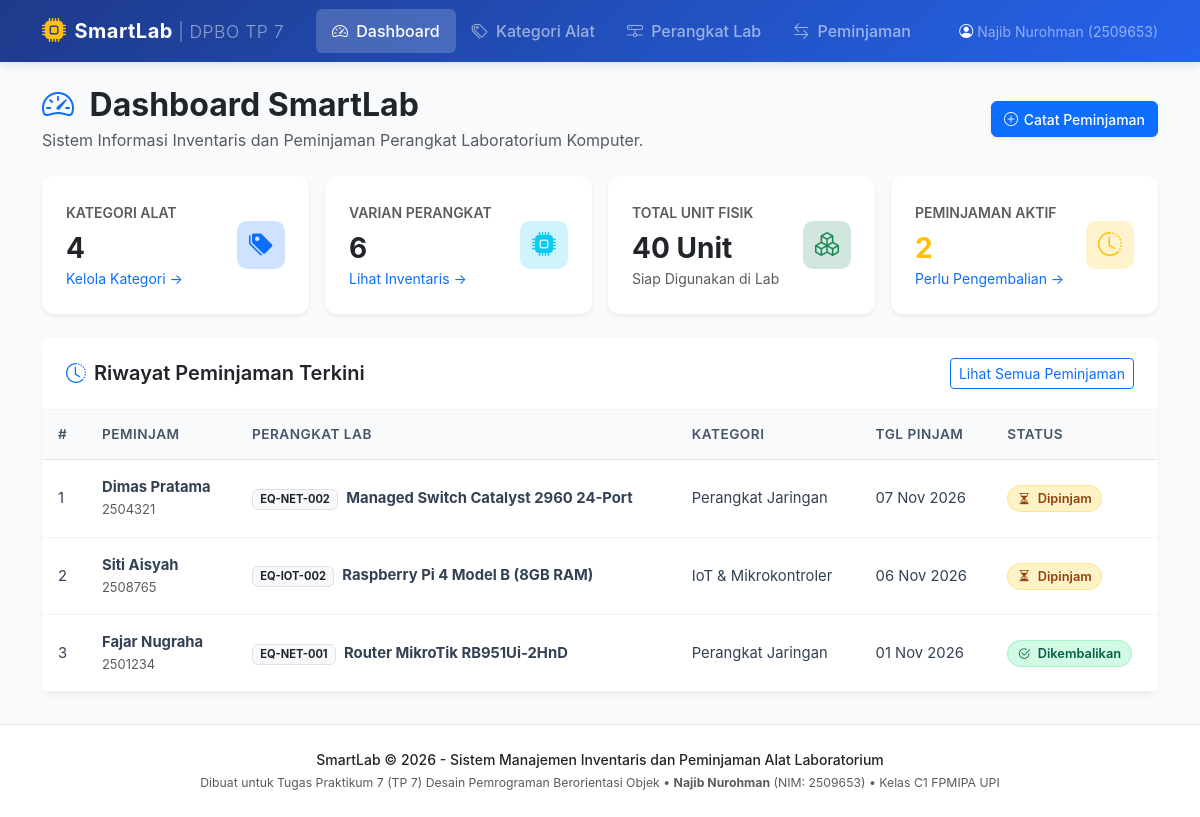
The page / on the database its author committed.
### tables this page shows
CREATE TABLE `borrowings` (
    `id` INT AUTO_INCREMENT PRIMARY KEY,
    `equipment_id` INT NOT NULL,
    `borrower_name` VARCHAR(150) NOT NULL,
    `borrower_id` VARCHAR(50) NOT NULL,
    `borrower_contact` VARCHAR(50) NULL,
    `borrow_date` DATE NOT NULL,
    `return_date` DATE NULL,
    `status` ENUM('Dipinjam', 'Dikembalikan') DEFAULT 'Dipinjam',
    `notes` TEXT NULL,
    `created_at` TIMESTAMP DEFAULT CURRENT_TIMESTAMP,
    CONSTRAINT `fk_borrowing_equipment` 
        FOREIGN KEY (`equipment_id`) REFERENCES `equipments` (`id`) 
        ON DELETE CASCADE ON UPDATE CASCADE
);

CREATE TABLE `equipments` (
    `id` INT AUTO_INCREMENT PRIMARY KEY,
    `category_id` INT NOT NULL,
    `code` VARCHAR(50) NOT NULL UNIQUE,
    `name` VARCHAR(150) NOT NULL,
    `brand` VARCHAR(100) NULL,
    `stock` INT NOT NULL DEFAULT 1,
    `condition_status` ENUM('Baik', 'Perlu Perbaikan', 'Rusak') DEFAULT 'Baik',
    `location` VARCHAR(100) NULL,
    `created_at` TIMESTAMP DEFAULT CURRENT_TIMESTAMP,
    CONSTRAINT `fk_equipment_category` 
        FOREIGN KEY (`category_id`) REFERENCES `categories` (`id`) 
        ON DELETE CASCADE ON UPDATE CASCADE
);

CREATE TABLE `categories` (
    `id` INT AUTO_INCREMENT PRIMARY KEY,
    `code` VARCHAR(20) NOT NULL UNIQUE,
    `name` VARCHAR(100) NOT NULL,
    `description` TEXT NULL,
    `created_at` TIMESTAMP DEFAULT CURRENT_TIMESTAMP
);

### index.php (called while the page is built, shortened)
<?php
require_once __DIR__ . '/class/Category.php';
require_once __DIR__ . '/class/Equipment.php';
require_once __DIR__ . '/class/Borrowing.php';
$database = new Database();
$pdo = $database->getConnection();
$categoryModel = new Category($pdo);
$equipmentModel = new Equipment($pdo);
$borrowingModel = new Borrowing($pdo);
$page = $_GET['page'] ?? 'dashboard';
switch ($page) {
    case 'dashboard':
    default:
        $totalCategories = $categoryModel->countAll();
        $totalEquipments = $equipmentModel->countAll();
        $totalStock = $equipmentModel->countTotalStock();
        $activeLoans = $borrowingModel->countActive();
        $recentBorrowings = $borrowingModel->getRecent(5);
        $viewFile = 'view/dashboard.php';
        break;
}
require_once __DIR__ . '/view/header.php';
require_once __DIR__ . '/view/navbar.php';
require_once __DIR__ . '/' . $viewFile;
require_once __DIR__ . '/view/footer.php';

### class/Category.php (called while the page is built, shortened)
<?php
class Category {
    private $db;
    private $table = "categories";
    public function __construct(PDO $pdo) {
        $this->db = $pdo;
    }
    public function countAll() {
        $stmt = $this->db->prepare("SELECT COUNT(*) AS total FROM {$this->table}");
        $stmt->execute();
        $row = $stmt->fetch();
        return (int) ($row['total'] ?? 0);
    }
}

### class/Equipment.php (called while the page is built, shortened)
<?php
class Equipment {
    private $db;
    private $table = "equipments";
    public function __construct(PDO $pdo) {
        $this->db = $pdo;
    }
    public function countAll() {
        $stmt = $this->db->prepare("SELECT COUNT(*) AS total FROM {$this->table}");
        $stmt->execute();
        $row = $stmt->fetch();
        return (int) ($row['total'] ?? 0);
    }
    public function countTotalStock() {
        $stmt = $this->db->prepare("SELECT SUM(stock) AS total_stock FROM {$this->table}");
        $stmt->execute();
        $row = $stmt->fetch();
        return (int) ($row['total_stock'] ?? 0);
    }
}

### class/Borrowing.php (called while the page is built, shortened)
<?php
class Borrowing {
    private $db;
    private $table = "borrowings";
    public function __construct(PDO $pdo) {
        $this->db = $pdo;
    }
    public function getRecent($limit = 5) {
        $sql = "SELECT b.*,
                       e.code AS equipment_code,
                       e.name AS equipment_name,
                       c.name AS category_name
                FROM {$this->table} b
                JOIN equipments e ON b.equipment_id = e.id
                JOIN categories c ON e.category_id = c.id
                ORDER BY b.id DESC
                LIMIT :limit";
        $stmt = $this->db->prepare($sql);
        $stmt->bindValue(':limit', (int) $limit, PDO::PARAM_INT);
        $stmt->execute();
        return $stmt->fetchAll();
    }
    public function countActive() {
        $stmt = $this->db->prepare("SELECT COUNT(*) AS total FROM {$this->table} WHERE status = 'Dipinjam'");
        $stmt->execute();
        $row = $stmt->fetch();
        return (int) ($row['total'] ?? 0);
    }
}

### view/dashboard.php (the view, shortened to what this page needs)
<div class="row mb-4 align-items-center">
    <div class="col-md-8">
        <h2 class="fw-bold text-dark mb-1">
            <i class="bi bi-speedometer2 text-primary me-2"></i> Dashboard SmartLab
        </h2>
        <p class="text-muted mb-0">
            Sistem Informasi Inventaris dan Peminjaman Perangkat Laboratorium Komputer.
        </p>
    </div>
    <div class="col-md-4 text-md-end mt-3 mt-md-0">
        <a href="index.php?page=borrowings" class="btn btn-primary btn-action shadow-sm">
            <i class="bi bi-plus-circle"></i> Catat Peminjaman
        </a>
    </div>
</div>
<div class="row g-3 mb-4">
    <div class="col-12 col-sm-6 col-xl-3">
        <div class="card stat-card border-0 bg-white shadow-sm">
            <div class="card-body d-flex align-items-center justify-content-between">
                <div>
                    <span class="text-muted small text-uppercase fw-semibold">Kategori Alat</span>
                    <h3 class="fw-bold mt-2 mb-0 text-dark"><?= $totalCategories ?></h3>
                    <small class="text-primary"><a href="index.php?page=categories" class="text-decoration-none">Kelola Kategori &rarr;</a></small>
                </div>
                <div class="stat-icon bg-primary-subtle text-primary">
                    <i class="bi bi-tags-fill"></i>
                </div>
            </div>
        </div>
    </div>
    <div class="col-12 col-sm-6 col-xl-3">
        <div class="card stat-card border-0 bg-white shadow-sm">
            <div class="card-body d-flex align-items-center justify-content-between">
                <div>
                    <span class="text-muted small text-uppercase fw-semibold">Varian Perangkat</span>
                    <h3 class="fw-bold mt-2 mb-0 text-dark"><?= $totalEquipments ?></h3>
                    <small class="text-info"><a href="index.php?page=equipments" class="text-decoration-none">Lihat Inventaris &rarr;</a></small>
                </div>
                <div class="stat-icon bg-info-subtle text-info">
                    <i class="bi bi-cpu-fill"></i>
                </div>
            </div>
        </div>
    </div>
    <div class="col-12 col-sm-6 col-xl-3">
        <div class="card stat-card border-0 bg-white shadow-sm">
            <div class="card-body d-flex align-items-center justify-content-between">
                <div>
                    <span class="text-muted small text-uppercase fw-semibold">Total Unit Fisik</span>
                    <h3 class="fw-bold mt-2 mb-0 text-dark"><?= $totalStock ?> Unit</h3>
                    <small class="text-muted">Siap Digunakan di Lab</small>
                </div>
                <div class="stat-icon bg-success-subtle text-success">
                    <i class="bi bi-boxes"></i>
                </div>
            </div>
        </div>
    </div>
    <div class="col-12 col-sm-6 col-xl-3">
        <div class="card stat-card border-0 bg-white shadow-sm">
            <div class="card-body d-flex align-items-center justify-content-between">
                <div>
                    <span class="text-muted small text-uppercase fw-semibold">Peminjaman Aktif</span>
                    <h3 class="fw-bold mt-2 mb-0 text-warning"><?= $activeLoans ?></h3>
                    <small class="text-warning"><a href="index.php?page=borrowings" class="text-decoration-none">Perlu Pengembalian &rarr;</a></small>
                </div>
                <div class="stat-icon bg-warning-subtle text-warning">
                    <i class="bi bi-clock-history"></i>
                </div>
            </div>
        </div>
    </div>
</div>
<div class="card content-card">
    <div class="card-header d-flex justify-content-between align-items-center">
        <div class="d-flex align-items-center gap-2">
            <i class="bi bi-clock-history text-primary fs-5"></i>
            <h5 class="card-title mb-0 fw-semibold">Riwayat Peminjaman Terkini</h5>
        </div>
        <a href="index.php?page=borrowings" class="btn btn-sm btn-outline-primary">
            Lihat Semua Peminjaman
        </a>
    </div>
    <div class="card-body p-0">
        <div class="table-responsive">
            <table class="table table-custom align-middle">
                <thead>
                    <tr>
                        <th>#</th>
                        <th>Peminjam</th>
                        <th>Perangkat Lab</th>
                        <th>Kategori</th>
                        <th>Tgl Pinjam</th>
                        <th>Status</th>
                    </tr>
                </thead>
                <tbody>
                    <?php if (empty($recentBorrowings)): ?>
                        <tr>
                            <td colspan="6" class="text-center py-4 text-muted">
                                <i class="bi bi-inbox fs-2 d-block mb-1"></i>
                                Belum ada riwayat peminjaman yang tercatat.
                            </td>
                        </tr>
                    <?php else: ?>
                        <?php foreach ($recentBorrowings as $idx => $b): ?>
                            <tr>
                                <td><?= $idx + 1 ?></td>
                                <td>
                                    <div class="fw-bold"><?= htmlspecialchars($b['borrower_name']) ?></div>
                                    <small class="text-muted"><?= htmlspecialchars($b['borrower_id']) ?></small>
                                </td>
                                <td>
                                    <span class="badge bg-light text-dark border me-1"><?= htmlspecialchars($b['equipment_code']) ?></span>
                                    <strong><?= htmlspecialchars($b['equipment_name']) ?></strong>
                                </td>
                                <td><?= htmlspecialchars($b['category_name']) ?></td>
                                <td><?= date('d M Y', strtotime($b['borrow_date'])) ?></td>
                                <td>
                                    <?php if ($b['status'] === 'Dipinjam'): ?>
                                        <span class="badge-status badge-borrowed">
                                            <i class="bi bi-hourglass-split me-1"></i> Dipinjam
                                        </span>
                                    <?php else: ?>
                                        <span class="badge-status badge-returned">
                                            <i class="bi bi-check2-circle me-1"></i> Dikembalikan
                                        </span>
                                    <?php endif; ?>
                                </td>
                            </tr>
                        <?php endforeach; ?>
                    <?php endif; ?>
                </tbody>
            </table>
        </div>
    </div>
</div>

### rows shown on the page
borrowings: borrower_name "Dimas Pratama", borrower "2504321", equipment.code "EQ-NET-002", equipment.name "Managed Switch Catalyst 2960 24-Port", categories.name "Perangkat Jaringan", borrow_date "07 Nov 2026", status "Dipinjam" (drawn)
borrowings: borrower_name "Siti Aisyah", borrower "2508765", equipment.code "EQ-IOT-002", equipment.name "Raspberry Pi 4 Model B (8GB RAM)", categories.name "IoT & Mikrokontroler", borrow_date "06 Nov 2026", status "Dipinjam" (drawn)
borrowings: borrower_name "Fajar Nugraha", borrower "2501234", equipment.code "EQ-NET-001", equipment.name "Router MikroTik RB951Ui-2HnD", categories.name "Perangkat Jaringan", borrow_date "01 Nov 2026", status "Dikembalikan" (drawn)

### other values the page prints
$totalCategories "4"
$totalEquipments "6"
$totalStock "40"
$activeLoans "2"
